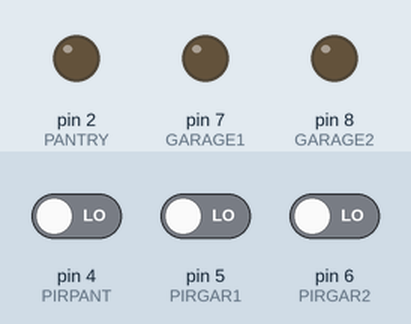
Bench run of a sketch on a simulated Arduino Uno, built with avr-gcc and run on an emulated ATmega328P. Parts: output pins drawn as LEDs (lit = HIGH). Inputs (shaded band) come from the test bench; at power-on: pin 4 (PIRPANT) LOW, pin 5 (PIRGAR1) LOW, pin 6 (PIRGAR2) LOW.

Above: at 1.2 s.
1.3 s: pin 4 (PIRPANT) driven HIGH
At 2.0 s:
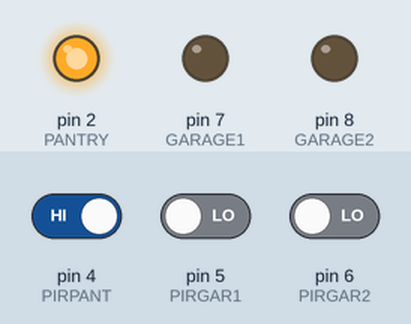
2.8 s: pin 5 (PIRGAR1) driven HIGH
At 3.1 s:
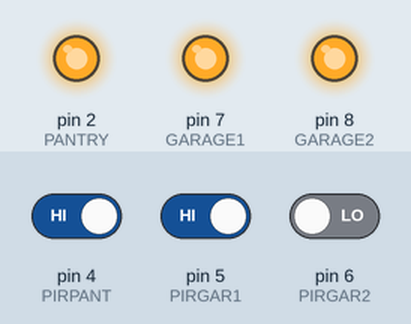
4.3 s: pin 4 (PIRPANT) driven LOW
At 5.4 s:
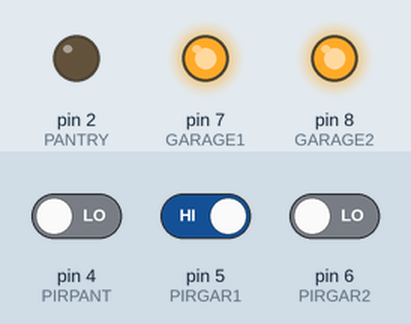
5.8 s: pin 5 (PIRGAR1) driven LOW
At 6.6 s:
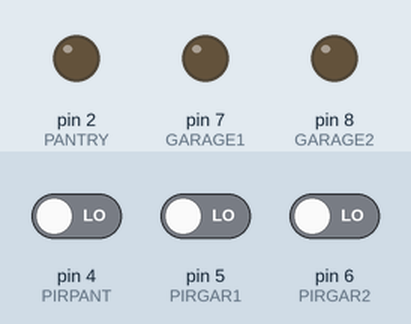
7.3 s: pin 6 (PIRGAR2) driven HIGH
At 7.7 s:
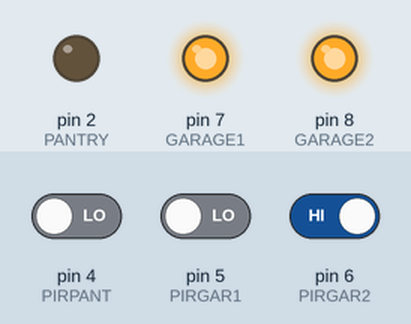
Timing chart, 0 to 9.8 s (numbered marks = the images above; inputs shaded):
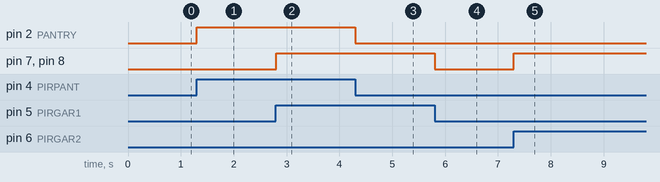

Measured:
- after the input at 1.3 s, pin 2 (PANTRY): LOW → HIGH at once
- after the input at 2.8 s, pin 7 (GARAGE1), pin 8 (GARAGE2): LOW → HIGH at once
- after the input at 4.3 s, pin 2 (PANTRY): HIGH → LOW at once
- after the input at 5.8 s, pin 7 (GARAGE1), pin 8 (GARAGE2): HIGH → LOW at once
- after the input at 7.3 s, pin 7 (GARAGE1), pin 8 (GARAGE2): LOW → HIGH at once

The sketch:

pir_garage.ino
```cpp
// Include the pins used for the relays
const int PANTRY = 2;
const int GARAGE1 = 7;
const int GARAGE2 = 8;
const int unused = 10;

// PIR Sensors
const int PIRPANT = 4;
const int PIRGAR1 = 5;
const int PIRGAR2 = 6;

void setup() {
  pinMode(PANTRY, OUTPUT);
  pinMode(GARAGE1, OUTPUT);
  pinMode(GARAGE2, OUTPUT);
  pinMode(PIRPANT, INPUT);
  pinMode(PIRGAR2, INPUT);
  pinMode(PIRGAR1, INPUT);
}

void loop() {
  digitalWrite(PANTRY,digitalRead(PIRPANT));
  if (digitalRead(PIRGAR1) == HIGH || digitalRead(PIRGAR2) == HIGH) {
    digitalWrite(GARAGE1, HIGH);
    digitalWrite(GARAGE2, HIGH);
  }
  else {
    digitalWrite(GARAGE1, LOW);
    digitalWrite(GARAGE2, LOW);
  }
}
```
